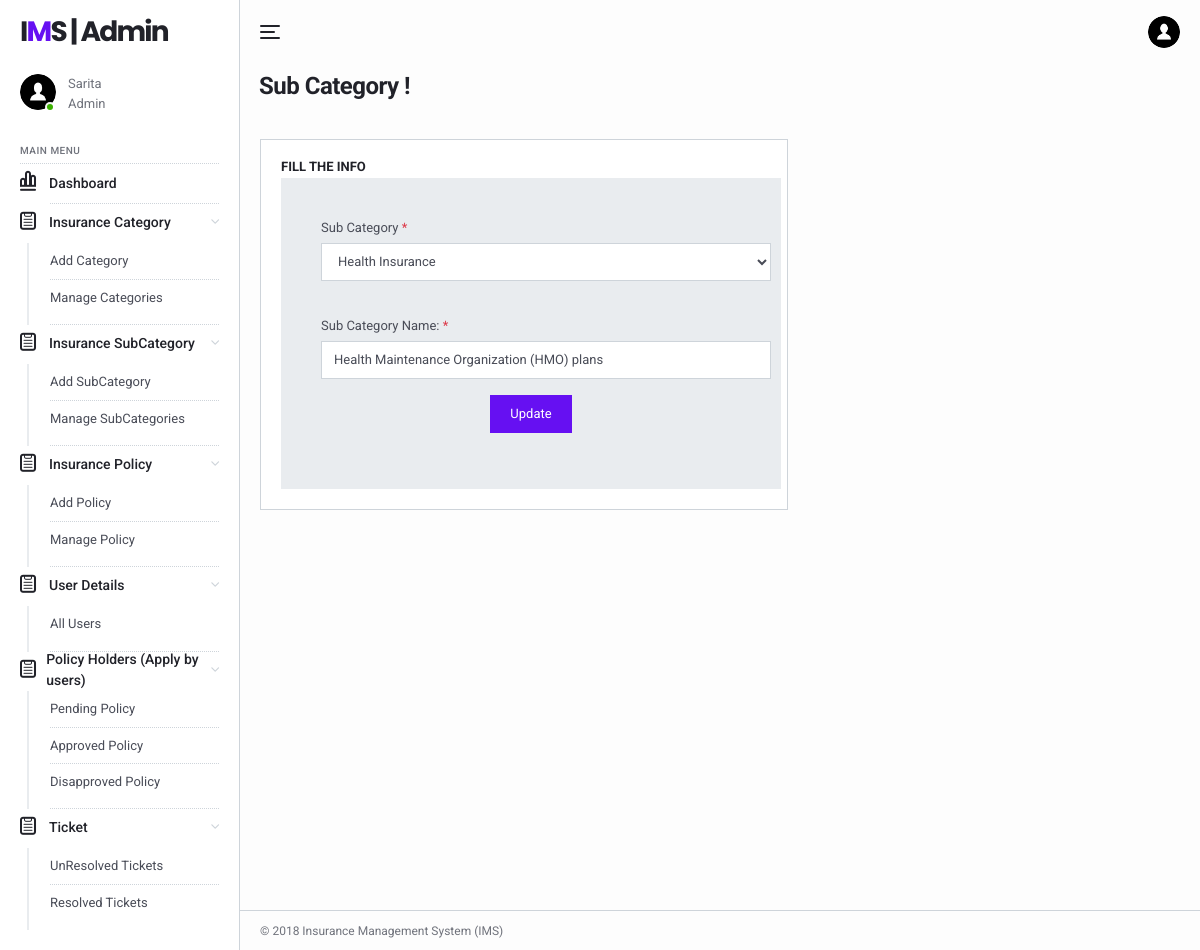
Screenshot of /ims/admin/edit-subcategory.php?scid=5 (signed in) with the database file from the repository.
### tables this page shows
CREATE TABLE `tblimsadmin` (
  `ID` int(11) NOT NULL,
  `AdminName` varchar(120) DEFAULT NULL,
  `AdminUsername` varchar(45) DEFAULT NULL,
  `Password` varchar(45) DEFAULT NULL,
  `AdminRegdate` timestamp NULL DEFAULT CURRENT_TIMESTAMP
);

CREATE TABLE `tblsubcategory` (
  `id` int(11) NOT NULL,
  `CategoryId` char(5) NOT NULL,
  `SubcategoryName` varchar(200) NOT NULL,
  `CreationDate` timestamp NULL DEFAULT CURRENT_TIMESTAMP,
  `UpdationDate` timestamp NULL DEFAULT NULL ON UPDATE CURRENT_TIMESTAMP
);

CREATE TABLE `category` (
  `ID` int(11) NOT NULL,
  `CategoryName` varchar(45) DEFAULT NULL,
  `CreationDate` timestamp NULL DEFAULT CURRENT_TIMESTAMP
);

### ims/admin/edit-subcategory.php (the view, shortened to what this page needs)
<?php
include('includes/dbconnection.php');
if (strlen($_SESSION['aid']==0)) {
  header('location:logout.php');
  } else{
  ?>
<!DOCTYPE html>
<html lang="en">
  <head>
    <link href="../lib/fontawesome-free/css/all.min.css" rel="stylesheet">
    <link href="../lib/ionicons/css/ionicons.min.css" rel="stylesheet">
    <link href="../lib/typicons.font/typicons.css" rel="stylesheet">
    <link href="../lib/morris.js/morris.css" rel="stylesheet">
    <link href="../lib/flag-icon-css/css/flag-icon.min.css" rel="stylesheet">
    <link href="../lib/jqvmap/jqvmap.min.css" rel="stylesheet">
    <link rel="stylesheet" href="../css/azia.css">
  </head>
  <body class="az-body az-body-sidebar">
<?php include_once('includes/sidebar.php');?>
    <div class="az-content az-content-dashboard-two">
<?php include_once('includes/header.php');?>
      <div class="az-content-header d-block d-md-flex">
        <div>
          <h2 class="az-content-title mg-b-5 mg-b-lg-8">Sub Category !</h2>
        </div>
      </div>
      <div class="az-content-body">
        <div class="row row-sm mg-b-20 mg-lg-b-0">
          <div class="col-md-12 col-xl-7">
            <div class="card card-table-two">
              <h6 class="card-title"> Fill the Info</h6>
            <form method="post">
                     <?php
                     $sid=$_GET['scid'];
$ret=mysqli_query($con,"select category.CategoryName as catname,category.ID as cid,tblsubcategory.SubcategoryName as subcat from tblsubcategory inner join category on category.ID=tblsubcategory.CategoryId where tblsubcategory.id='$sid'");
while ($row=mysqli_fetch_array($ret)) {
?>
         <div class="d-flex flex-column wd-md-500 pd-30 pd-sm-40 bg-gray-200">
               <div class="form-group">
                  <label class="form-label">Sub Category <span class="tx-danger">*</span></label>
                  <select name="category" class="form-control wd-450" required="true">
                    <option value="<?php echo $row['cid'];?>"><?php echo $row['catname'];?></option>
                  </select>
                </div><br />
               <div class="form-group">
                  <label class="form-label">Sub Category Name: <span class="tx-danger">*</span></label>
                  <input type="text" name="subcategory" class="form-control wd-450" required="true" value="<?php echo $row['subcat'];?>">
                </div>
<?php }?>
            <div class="form-group" align="center">
              <button type="submit" name="update" class="btn btn-az-primary pd-x-20">Update</button>
            </div>
              </div>
          </form>
            </div>
          </div>
        </div>
      </div>
    <?php include_once('includes/footer.php');?>
    </div>
  </body>
</html>
<?php  } ?>

### ims/admin/includes/sidebar.php
  <div class="az-sidebar">
      <div class="az-sidebar-header">
        <a href="#" class="az-logo">I<span>M</span>S | Admin</a>
      </div>
      <div class="az-sidebar-loggedin">
        <div class="az-img-user online"><img src="../img/user.png" alt=""></div>
        <div class="media-body">
                      <?php
$adminid=$_SESSION['aid'];
$ret=mysqli_query($con,"select AdminName from tblimsadmin where ID='$adminid'");
$row=mysqli_fetch_array($ret);
$name=$row['AdminName'];
?>
                  <span><?php echo $name; ?></span>
          <span>Admin</span>
        </div>
      </div>
      <div class="az-sidebar-body">
        <ul class="nav">
          <li class="nav-label">Main Menu</li>
            <li class="nav-item show">
            <a href="dashboard.php" class="nav-link"><i class="typcn typcn-chart-bar-outline"></i>Dashboard</a>
          </li>
          <li class="nav-item show">
            <a href="#" class="nav-link with-sub"><i class="typcn typcn-clipboard"></i>Insurance Category</a>
            <nav class="nav-sub">
              <a href="add-category.php" class="nav-sub-link">Add Category</a>
              <a href="manage-categories.php" class="nav-sub-link">Manage Categories</a>
            </nav>
          </li>
<li class="nav-item show">
            <a href="#" class="nav-link with-sub"><i class="typcn typcn-clipboard"></i>Insurance SubCategory</a>
            <nav class="nav-sub">
              <a href="add-subcategory.php" class="nav-sub-link">Add SubCategory</a>
              <a href="manage-subcategories.php" class="nav-sub-link">Manage SubCategories</a>
            </nav>
<li class="nav-item show">
            <a href="#" class="nav-link with-sub"><i class="typcn typcn-clipboard"></i>Insurance Policy</a>
            <nav class="nav-sub">
              <a href="policyform.php" class="nav-sub-link">Add Policy</a>
              <a href="manage-policyform.php" class="nav-sub-link">Manage Policy</a>
            </nav>
          </li>
          <li class="nav-item show">
            <a href="" class="nav-link with-sub"><i class="typcn typcn-clipboard"></i>User Details</a>
            <nav class="nav-sub">
              <a href="user-detail.php" class="nav-sub-link">All Users</a>
            </nav>
          </li>
<li class="nav-item show">
            <a href="#" class="nav-link with-sub"><i class="typcn typcn-clipboard"></i>Policy Holders (Apply by users)</a>
            <nav class="nav-sub">
              <a href="pending-policy.php" class="nav-sub-link">Pending Policy</a>
            <a href="approve-policy.php" class="nav-sub-link">Approved Policy</a>
            <a href="disapprove-policy.php" class="nav-sub-link">Disapproved Policy</a>
            </nav>
          </li>
          <li class="nav-item show">
            <a href="" class="nav-link with-sub"><i class="typcn typcn-clipboard"></i>Ticket</a>
            <nav class="nav-sub">
              <a href="unresolved-tickets.php" class="nav-sub-link">UnResolved Tickets</a>
              <a href="resolved-tickets.php" class="nav-sub-link">Resolved Tickets</a>
            </nav>
          </li>
        </ul>
      </div>
    </div>

### rows the page displays
tblimsadmin: AdminName "Sarita"
tblsubcategory: category "Health Insurance", subcategory "Health Maintenance Organization (HMO) plans"
